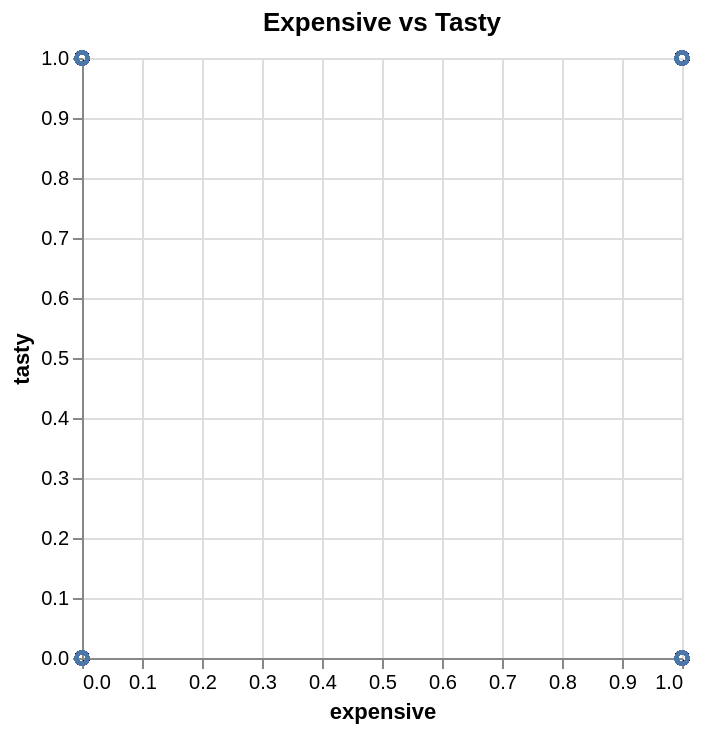

Notebook source saved alongside this figure:
### Code cell
# Create a scatter plot of 'expensive' vs 'tasty'
chart = alt.Chart(df).mark_point().encode(
    x='expensive:Q',  # Encode 'expensive' on the x-axis as a quantitative variable
    y='tasty:Q'       # Encode 'tasty' on the y-axis as a quantitative variable
).properties(
    title='Expensive vs Tasty'
)
# Display the chart
chart

### Figure 1 — Vega-Lite specification as saved in the notebook (floating-point values rounded to 4 significant figures; data arrays with more than 128 entries replaced by an {"elided": "..."} marker saying what was removed)
{"config": {"view": {"continuousWidth": 300, "continuousHeight": 300}}, "data": {"name": "data-2c7ac7bb4e6ca23f9ecc304680ed34e2"}, "mark": {"type": "point"}, "encoding": {"x": {"field": "expensive", "type": "quantitative"}, "y": {"field": "tasty", "type": "quantitative"}}, "title": "Expensive vs Tasty", "$schema": "https://vega.github.io/schema/vega-lite/v5.20.1.json", "datasets": {"data-2c7ac7bb4e6ca23f9ecc304680ed34e2": {"elided": "1431 records"}}}
